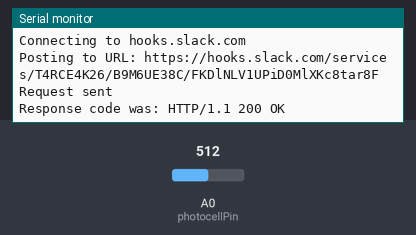
Bench run of a program on a simulated ESP8266 (Wemos D1 mini). Parts: the last lines printed to the serial monitor. The inputs (shaded band) are chosen by the test bench; at power-on: A0 (photocellPin) = 512. WiFi joins after 1.5 s; servers stay silent unless stated; uploads are accepted with an empty reply; the local clock reads 2024-03-15 10:24:30 at power-on unless the program sets it; storage starts empty.

Above: at 2.7 s.
2.8 s: A0 (photocellPin) set to 306
At 8.4 s:
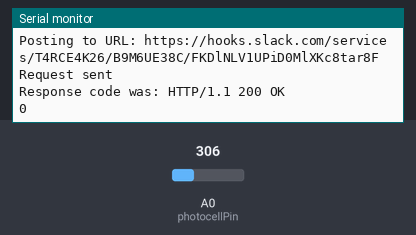
8.8 s: A0 (photocellPin) set to 122
At 12.6 s:
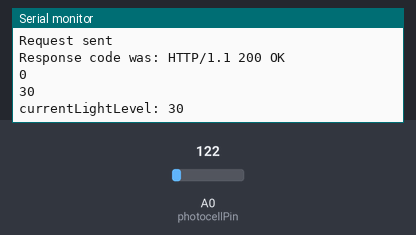
Timing chart, 0 to 14.1 s (numbered marks = the images above; inputs shaded):
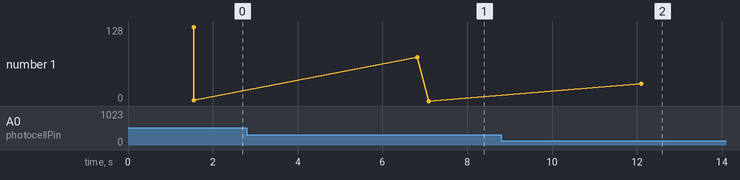

Measured:
- after the input at 2.8 s, the serial monitor: prints a new line after 4.0 s (image 1)
- after the input at 8.8 s, the serial monitor: prints a new line after 3.3 s (image 2)
- plotted number 1: 0 → 30 after the input at 8.8 s

The program:

main.cpp
```cpp
#include <ESP8266WiFi.h>
#include <ESP8266mDNS.h>
#include <ArduinoOTA.h>
#include <SD.h>
#include <SPI.h>
#include <time.h>


/*
 CIRCUIT CONFIGURATION
 */
const int photocellPin = A0;
File myFile;
/*
 WIFI CONFIGURATION
 */
 char SSID[] = "MARVIN-GUEST";
 char pwd[] = "B@bicKa281+";

 // char SSID[] = "FounHome";
 // char pwd[] = "Jounicek9";

/*
 SLACK CONFIGURATION
 */
const String slack_hook_url = "https://hooks.slack.com/services/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";
const String slack_icon_url = "<SLACK_ICON_URL>";
const String slack_message_free = ":free: :free: Volno! :free: :free:";
const String slack_message_busy = ":rotating_light: :hankey: Obsazeno! :hankey: :rotating_light: ";
const String slack_username = "HajzlGuard";
/*
 TIME SETTINGS
*/
int timezone = 3;
int dst = 0;

/*
 CONDITION SETTINGS
*/

int currentLightLevel = 0;
int previousLightLevel = 0;
int delta = 0;
int deltaValue = 10;
int lastMessageStatus = -1;


void setup()
{
  pinMode(photocellPin, INPUT);

  Serial.begin(9600);
  Serial.begin(115200);
  Serial.println();

  WiFi.begin(SSID, pwd);

  Serial.print("Connecting");
  while (WiFi.status() != WL_CONNECTED)
  {
    delay(500);
    Serial.print(".");
  }
  Serial.println();

  Serial.print("Connected, IP address: ");
  Serial.println(WiFi.localIP());

  // OTA setup
  ArduinoOTA.onStart([]() {
    Serial.println("Start");
  });
  ArduinoOTA.onEnd([]() {
    Serial.println("\nEnd");
  });
  ArduinoOTA.onProgress([](unsigned int progress, unsigned int total) {
    Serial.printf("Progress: %u%%\r", (progress / (total / 100)));
  });
  ArduinoOTA.onError([](ota_error_t error) {
    Serial.printf("Error[%u]: ", error);
    if (error == OTA_AUTH_ERROR) Serial.println("Auth Failed");
    else if (error == OTA_BEGIN_ERROR) Serial.println("Begin Failed");
    else if (error == OTA_CONNECT_ERROR) Serial.println("Connect Failed");
    else if (error == OTA_RECEIVE_ERROR) Serial.println("Receive Failed");
    else if (error == OTA_END_ERROR) Serial.println("End Failed");
  });

//SD CARD

Serial.print("Initializing SD card...");

 if (!SD.begin(4)) {
   Serial.println("initialization failed!");
   while (1);
 }
 Serial.println("initialization done.");

 // open the file. note that only one file can be open at a time,
 // so you have to close this one before opening another.
 myFile = SD.open("error.log", FILE_WRITE);

 // if the file opened okay, write to it:
 if (myFile) {
   Serial.print("Writing to error.log...");
   myFile.println("Writing is succesfull!");
   // close the file:
   myFile.close();
   Serial.println("done.");
 } else {
   // if the file didn't open, print an error:
   Serial.println("error opening error.log");
 }

 // re-open the file for reading:
 myFile = SD.open("error.log");
 if (myFile) {
   Serial.println("error.log:");

   // read from the file until there's nothing else in it:
   while (myFile.available()) {
     Serial.write(myFile.read());
   }
   // close the file:
   myFile.close();
 } else {
   // if the file didn't open, print an error:
   Serial.println("error opening error.log");
 }


//Time code
Serial.setDebugOutput(true);

configTime(3 * 3600, 0, "pool.ntp.org", "time.nist.gov");
Serial.println("\nWaiting for time");
while (!time(nullptr)) {
  Serial.print(".");
  delay(1000);
}
Serial.println("");

  ArduinoOTA.begin();
}


bool postMessageToSlack(String msg)
{
  const char* host = "hooks.slack.com";
  Serial.print("Connecting to ");
  Serial.println(host);

  // Use WiFiClient class to create TCP connections
  WiFiClientSecure client;
  const int httpsPort = 443;
  if (!client.connect(host, httpsPort)) {
    Serial.println("Connection failed :-(");
    return false;
  }

  // We now create a URI for the request

  Serial.print("Posting to URL: ");
  Serial.println(slack_hook_url);

  String postData="payload={\"link_names\": 1, \"icon_url\": \"" + slack_icon_url + "\", \"username\": \"" + slack_username + "\", \"text\": \"" + msg + "\"}";

  // This will send the request to the server
  client.print(String("POST ") + slack_hook_url + " HTTP/1.1\r\n" +
               "Host: " + host + "\r\n" +
               "Content-Type: application/x-www-form-urlencoded\r\n" +
               "Connection: close" + "\r\n" +
               "Content-Length:" + postData.length() + "\r\n" +
               "\r\n" + postData);
  Serial.println("Request sent");
  String line = client.readStringUntil('\n');
  Serial.printf("Response code was: ");
  Serial.println(line);
  if (line.startsWith("HTTP/1.1 200 OK")) {
    return true;
  } else {
    return false;
  }
}

void loop() {
  // TIME

  time_t now = time(nullptr);

  // Start handling OTA updates
  ArduinoOTA.handle();
  int currentLightLevel = analogRead(photocellPin); //read the sensor
      currentLightLevel = map(currentLightLevel, 0, 1023, 0, 255); // map the value
  myFile = SD.open("error.log", FILE_WRITE);
  myFile.println("***** LOG START *****");
  myFile.println(ctime(&now));
  myFile.print("Current light level:  ");
  myFile.println(currentLightLevel);
  myFile.print("Last message status:  ");
  myFile.println(lastMessageStatus);
  myFile.print("WiFi status:  ");
  myFile.println(WiFi.status());

      delta = abs(previousLightLevel - currentLightLevel); // calculate the absolute value of the difference btw privous and current light value
      Serial.println(currentLightLevel);
      if (delta >= deltaValue) { // if the difference is higher than a threshold
          Serial.print("currentLightLevel: ");
          Serial.println(currentLightLevel);

          if (currentLightLevel < 80 && lastMessageStatus != 0) {
              lastMessageStatus = 0;
              Serial.println("Volno");
              postMessageToSlack(slack_message_free);
              Serial.println(lastMessageStatus);
              myFile.println("Posted message:  Volno");

          } else if(currentLightLevel > 80 && lastMessageStatus != 1){
              lastMessageStatus = 1;
              Serial.println("Obsazeno");
              Serial.println(lastMessageStatus);
              postMessageToSlack(slack_message_busy);
              myFile.println("Posted message:  Obsazeno");

          }
      }

      myFile.println("----- LOG END -----");
      myFile.println(" ");
      myFile.close();
      previousLightLevel = currentLightLevel;
      delay(5000);
}
```
